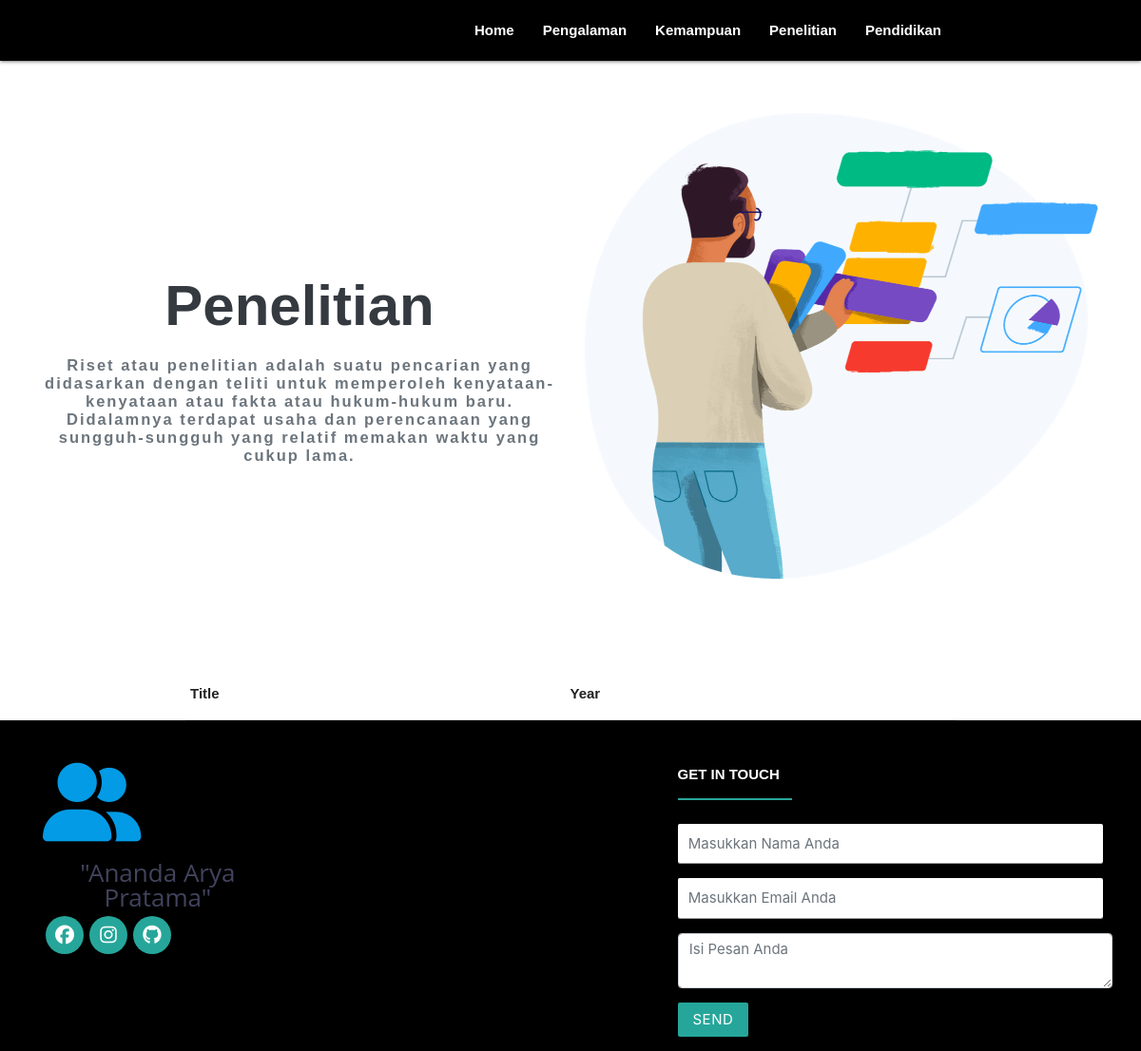
Before: /uts/research.php with the older database file.
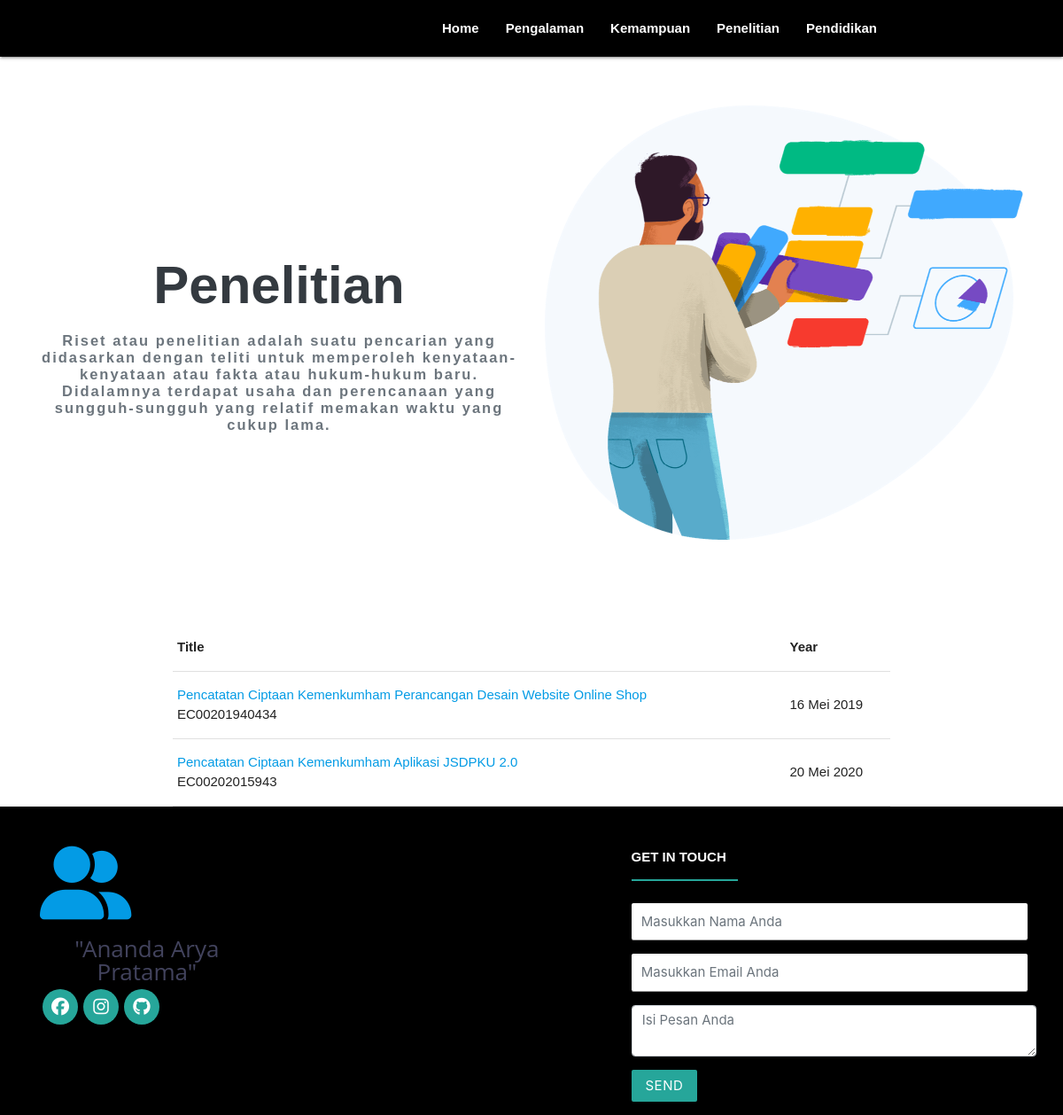
After: the same page with the newer database file.
### tables this page shows
CREATE TABLE `penelitian` (
  `id_biodata` int(10) NOT NULL,
  `id_penelitian` int(10) NOT NULL,
  `keterangan` text NOT NULL,
  `kode` varchar(25) NOT NULL,
  `tahun` varchar(25) NOT NULL
);

### uts/research.php (the view, shortened to what this page needs)
<!DOCTYPE html>
<html lang="en">
<head>
    <link rel="stylesheet" href="https://maxcdn.bootstrapcdn.com/bootstrap/4.5.0/css/bootstrap.min.css" />
    <link type="text/css" rel="stylesheet" href="assets/css/materialize.min.css" media="screen,projection" />
    <link rel="stylesheet" href="assets/css/style.css">
    <link rel="stylesheet" href="assets/css/home.css">
</head>
<body>
  <div class="container research-upper" style="width: 100%; min-height: 80%;">
    <section class="txt-bottom">
      <div class="px-3 pt-5">
        <div class="row text-dark">
          <div
            class="col-md-6 d-flex mt-5 flex-column text-center justify-content-center animate__animated animate__zoomIn animate__delay-1s">
            <h2 style="font-size: 4em;font-weight: bolder;" class="mb-0 head-upper">Penelitian</h2>
            <p class="p-upper font-weight-bolder text-muted"
              class="mb-0 mt-3 text-center animate__animated animate__zoomIn animate__delay-2s"
              style="font-size: 1.1em; letter-spacing: 2px; line-height: normal;">
              Riset atau penelitian adalah suatu pencarian yang didasarkan dengan teliti untuk memperoleh
              kenyataan-kenyataan atau fakta atau hukum-hukum baru. Didalamnya terdapat usaha dan perencanaan
              yang sungguh-sungguh yang relatif memakan waktu yang cukup lama.
            </p>
          </div>
          <div class="col-md-6" style="margin-top: 10px;">
            <img class="img-fluid d-block img-fluid d-block animate__animated animate__zoomIn animate__delay-1s" src="
              ./assets/images/research-page/research1.png">
          </div>
        </div>
      </div>
    </section>
  </div>
  <div class="researchMainWrapper">
    <div class="container">
      <div class="researchDetails">
        <table id="researchDetailsTable">
          <thead>
            <tr id="rDetailsHead">
              <th class="researchTitle" scope="col">
                <span>
                  <div>
                    Title
                  </div>
                </span>
              </th>
              <th class="researchYear" scope="col">
                <span>
                  <div>
                    Year
                  </div>
                </span>
              </th>
            </tr>
          </thead>
          <tbody>
          <?php
            include_once "koneksi.php";
            $strSQLpenelitian = "SELECT * FROM penelitian";
            $runstrSQLpenelitian = mysqli_query($conn, $strSQLpenelitian);
            $jmlRowDatapenelitian = mysqli_num_rows($runstrSQLpenelitian);
            if ($jmlRowDatapenelitian < 0) {
              echo "<tr><td colspan='5'>Data Tidak Terdapat Dalam Database</td></tr>";
              }
              else {
                      while($row = mysqli_fetch_assoc($runstrSQLpenelitian)) {
          ?>
          <tr>
            <td class="researchTitleName">
              <a href="#0" class="paperTitle"><?php echo $row["keterangan"] ?></a>
              <div><?php echo $row["kode"] ?>
              </div>
            </td>
            <td class="researchY">
              <span><?php echo $row["tahun"] ?></span>
            </td>
          </tr>
          <?php
                      }
                    }
          ?>
          </tbody>
        </table>
      </div>
    </div>
  </div>
  <?php
      include_once "footer.php";
  ?>
</body>
</html>

### uts/footer.php (shortened to what this page needs)
<?php
    include_once "koneksi.php";
    $SQLsosmed = "SELECT * FROM sosmed WHERE id_biodata = 1";
    $runSQLsosmed = mysqli_query($conn, $SQLsosmed);
    $jmlRowDatasosmed = mysqli_num_rows($runSQLsosmed);
    if ($jmlRowDatasosmed < 0) {
        echo "<tr><td colspan='5'>Data Tidak Terdapat Dalam Database</td></tr>";
        }
        else {
                while($rowsosmed = mysqli_fetch_assoc($runSQLsosmed)) {
                $instagram = $rowsosmed["instagram"];
                $facebook = $rowsosmed["facebook"];
                $github = $rowsosmed["github"];
            }
        }
?>
<footer style="background-color: black;">
    <div>
      <div class="container-fluid">
        <div class="row">
          <div class="col-lg-7 col-md-10 pt-5" >
          <div class="col-sm-6 col-md-5">
            <a href="#">
                <i style="font-size: 62pt;" class="fas fa-user-friends"></i>
            </a>
            <div class="simple-text text-center dark padding-sm">
              <p>
                "Ananda Arya Pratama"
              </p>
            </div>
              <div class="social-icons-footer">
                <a class="social-icon-footer twitter" href="<?php echo $facebook; ?>">
                  <i class="fab fa-facebook"></i>
                </a>
                <a class="social-icon-footer linkedin" href="<?php echo $instagram; ?>">
                  <i class="fab fa-instagram"></i>
                </a>
                <a class="social-icon-footer github" href="<?php echo $github; ?>">
                  <i class="fab fa-github"></i>
                </a>
              </div>
          </div>
        </div>
          <div class="col-sm-6 col-md-5 pt-5 footer-2">
            <h4 class="webintern_footer_title h5">
              <small>Get In Touch</small>
            </h4>
            <div class="contact-form">
                <form method="POST" action="footer.php">
                    <div class="form-group">
                        <input type="text" class="form-control" id="input" name="nama" placeholder="Masukkan Nama Anda" required>
                    </div>
                    <div class="form-group">
                        <input type="email" class="form-control" id="input" name="email" placeholder="Masukkan Email Anda" required>
                    </div>
                    <div class="form-group">
                        <textarea class="form-control" id="pesan" name="pesan" placeholder="Isi Pesan Anda" required></textarea>
                    </div>
                    <div class="form-group text-xs-right">
                        <button type="submit" class="send-btn btn btn-lg">Send</button>
                    </div>
                </form>
            </div>
          </div>
    </div>
  </div>
</footer>

### uts/assets/css/style.css (style rules this page uses)
body { height: 100vh; margin: 0; color: var(--text); font-family: "Poppins", sans-serif; background-color: var(--bg); }
html { scroll-behavior: smooth; }
.nav-wrapper a { font-weight: bold; }
h1, p { display: inline-block; line-height: 1; font-family: "Poppins", sans-serif; margin: 20px 0; font-weight: 300; font-size: 18px; }
.simple-text p { font-size: 15px; color: #42435d; font-family: "Open Sans", sans-serif; font-weight: 400; line-height: 26px; margin-bottom: 0; }
@media (min-width: 60rem) { .simple-text p { font-size: 26px; } }
.footer-2 { float: right; margin-right: 0px; }
.webintern_footer_title { margin-top: 0px; margin-bottom: 25px; }
.webintern_footer_title small { font-family: "Work Sans", sans-serif; color: #fff; font-weight: 700; font-size: 15px; text-transform: uppercase; }
.webintern_footer_title:after { content: ""; display: block; width: 8rem; height: 2px; background: #26a69a; margin-top: 15px; }
.contact-form #input { background-color: #fff; padding: 0.375rem 0.75rem; height: 2rem; width: 93%; font-size: 15px; border-radius: 2px; margin-bottom: 0px; }
.form-group { padding-left: 0px; }
.contact-form #input { background-color: #fff; padding: 0.375rem 0.75rem; height: 2rem; width: 93%; font-size: 15px; border-radius: 2px; }
@media (min-width: 60rem) { .simple-text p { font-size: 26px; text-align: center; } }
.send-btn { padding-top: 8px 5px 8px 5px; font-size: 15px; transition-property: font-size; transition: all 0.5s ease; outline: none; }
:root { --link-size: 64px; --trans-props: all 0.3s ease; --link-size-footer-b: 40px; --link-size-footer-s: 30px; }
.social-icons-footer { font-size: 20px; align-items: center; justify-content: center; flex-flow: row wrap; width: 220px; display: block; }
.social-icon-footer { display: flex; position: relative; overflow: hidden; width: var(--link-size-footer-s); height: var(--link-size-footer-s); margin: 3px; background-color: #26a69a; border-radius: 50%; text-decoration: none; float: left; }
.social-icon-footer i { margin: auto; font-size: 15px; color: #fff; }
@media (min-width: 60rem) { .social-icons-footer { width: 280px; } }
@media (min-width: 60rem) { .social-icon-footer { width: var(--link-size-footer-b); height: var(--link-size-footer-b); } }
@media (min-width: 60rem) { .social-icon-footer i { font-size: 20px; } }

### uts/assets/css/home.css (style rules this page uses)
:root { --link-size: 64px; --trans-props: all 0.3s ease; --link-size-footer-b: 40px; --link-size-footer-s: 30px; }

Changed rows visible on the page:
added penelitian: keterangan "Pencatatan Ciptaan Kemenkumham Perancangan Desain Website Online Shop", kode "EC00201940434", tahun "16 Mei 2019"
added penelitian: keterangan "Pencatatan Ciptaan Kemenkumham Aplikasi JSDPKU 2.0", kode "EC00202015943", tahun "20 Mei 2020"
